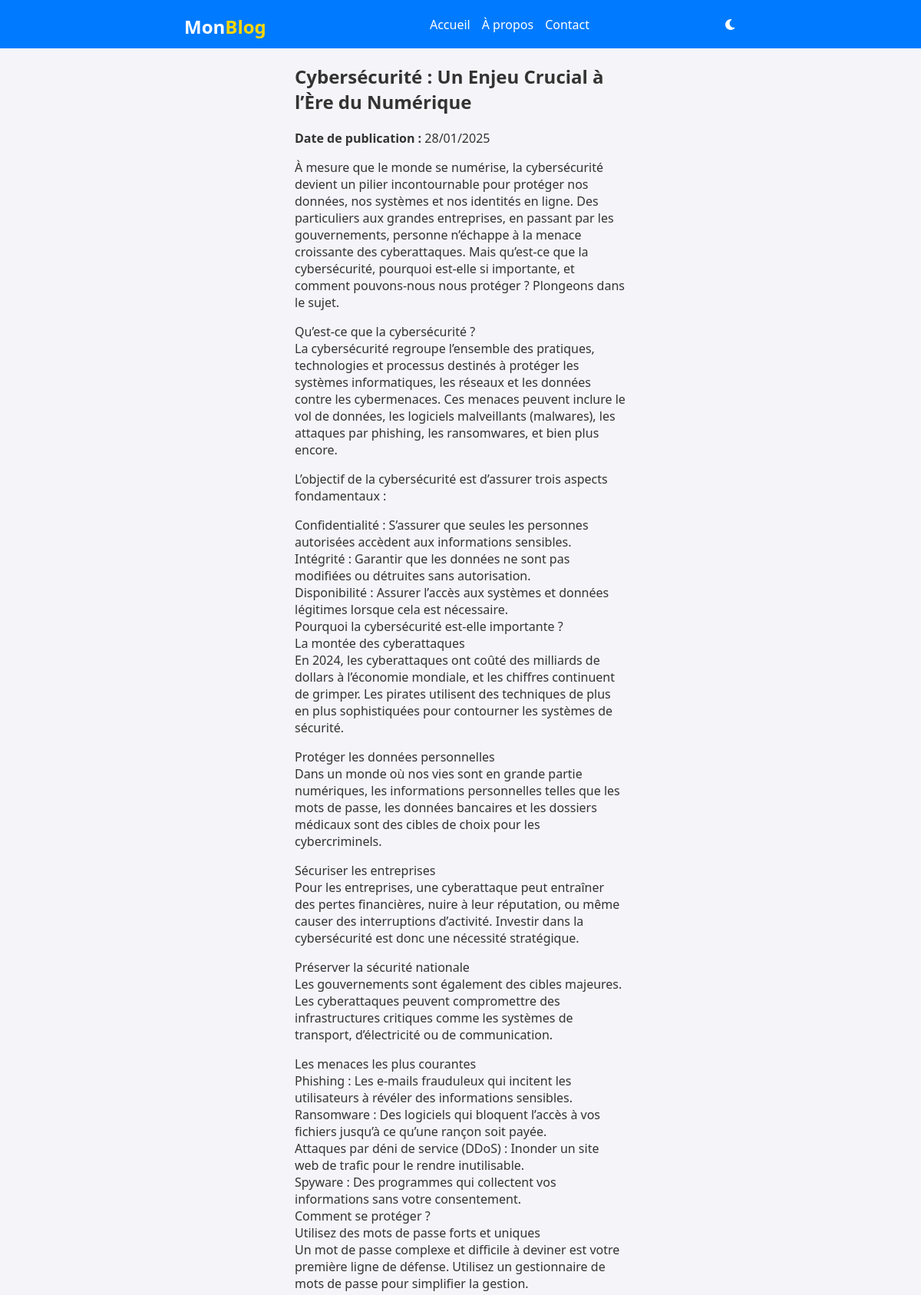
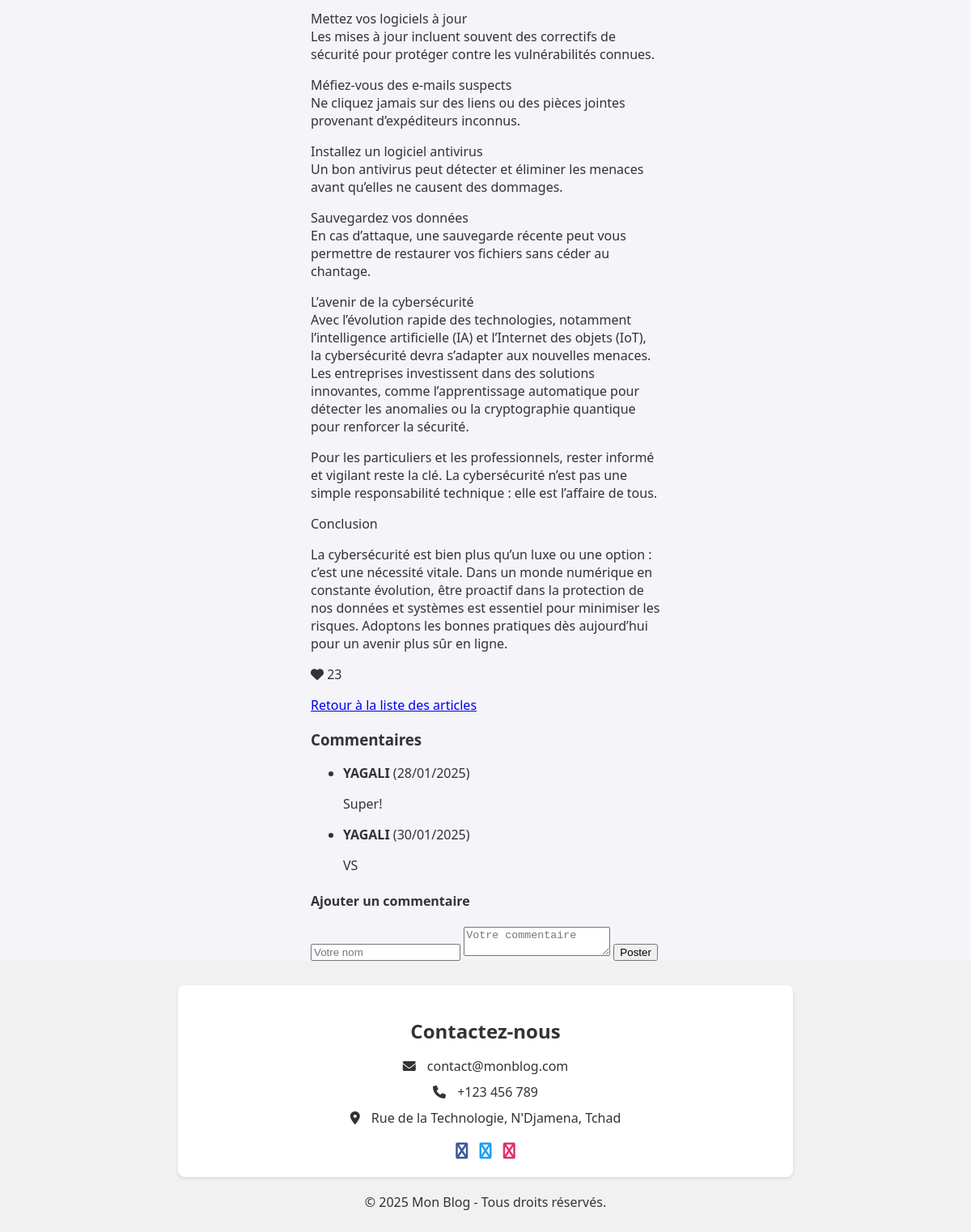
The app's page /article/1/ with its own data (2 pictures, top to bottom).
### blog/models.py (models this page shows, shortened)
class Article(models.Model):
    titre = models.CharField(max_length=200)
    contenu = models.TextField()
    date_publication = models.DateTimeField(auto_now_add=True)
    likes = models.PositiveIntegerField(default=0)

class Commentaire(models.Model):
    article = models.ForeignKey(Article, on_delete=models.CASCADE, related_name='commentaires')
    auteur = models.CharField(max_length=100)
    contenu = models.TextField()
    date_commentaire = models.DateTimeField(auto_now_add=True)

### blog/views.py (the view)
# urls.py: path('article/<int:article_id>/', views.detail_article, name='detail_article'),  # Page de détail
def detail_article(request, article_id):
    article = get_object_or_404(Article, id=article_id)  # Récupérer l'article ou retourner 404
    return render(request, 'detail_article.html', {'article': article})

### blog/templates/detail_article.html (shortened to what this page needs)
<!DOCTYPE html>
<html lang="fr">
<head>
    <link rel="stylesheet" href="https://cdnjs.cloudflare.com/ajax/libs/font-awesome/6.0.0-beta3/css/all.min.css">
</head>
<body>
    <header>
        <div class="container">
            <div class="logo">
                <h1><span>Mon</span><span class="highlight">Blog</span></h1>
            </div>
            <nav>
                <a href="/">Accueil</a>
                <a href="#">À propos</a>
                <a href="#contact">Contact</a>
            </nav>
            <i class="fas fa-moon theme-icon"></i>
        </div>
    </header>
    <main class="container">
        <div class="container">
            <h2>{{ article.titre }}</h2>
            <p><strong>Date de publication :</strong> {{ article.date_publication|date:"d/m/Y" }}</p>
            <p class="aricle-contenu">{{ article.contenu|linebreaks }}</p>
            <i id="like-icon" class="fas fa-heart like-icon"></i> <span id="like-count">{{ article.likes }}</span>
            <p><a href="{% url 'liste_articles' %}">Retour à la liste des articles</a></p>
            <h3>Commentaires</h3>
            <div class="comments-section">
                <ul>
                    {% for commentaire in article.commentaires.all|slice:":3"%}
                    <li>
                        <strong>{{ commentaire.auteur }}</strong> ({{ commentaire.date_commentaire|date:"d/m/Y" }})
                        <p>{{ commentaire.contenu }}</p>
                    </li>
                    {% empty %}
                    <li>Aucun commentaire pour l'instant. Soyez le premier !</li>
                    {% endfor %}
                </ul>
            </div>
            <h4>Ajouter un commentaire</h4>
            <div class="comment-form">
                <form method="POST" action="{% url 'ajouter_commentaire' article.id %}">
                    <input type="text" name="auteur" placeholder="Votre nom" required>
                    <textarea name="contenu" placeholder="Votre commentaire" required></textarea>
                    <button type="submit">Poster</button>
                </form>
            </div>
        </div>
    </main>
    <footer>
        <div id="contact" class="contact">
            <h2>Contactez-nous</h2>
            <ul class="contact-info">
                <li><i class="fas fa-envelope"></i> contact@monblog.com</li>
                <li><i class="fas fa-phone"></i> +123 456 789</li>
                <li><i class="fas fa-map-marker-alt"></i> Rue de la Technologie, N'Djamena, Tchad</li>
            </ul>
            <div class="social-links">
                <a href="#" class="fa fa-facebook"></a>
                <a href="#" class="fa fa-twitter"></a>
                <a href="#" class="fa fa-instagram"></a>
            </div>
        </div>
        <p>&copy; 2025 Mon Blog - Tous droits réservés.</p>
    </footer>
</body>
</html>

### blog/templates/detail_article.html (style rules this page uses)
body { font-family: 'Segoe UI', Tahoma, Geneva, Verdana, sans-serif; margin: 0; padding: 0; background-color: #f4f4f9; color: #333; display: flex; flex-direction: column; min-height: 100vh; transition: background-color 0.3s, color 0.3s; }
header { background-color: #007bff; color: #fff; padding: 10px 0; }
header .container { display: flex; justify-content: space-between; align-items: center; position: relative; }
header h1 { margin: 0; }
.logo { display: flex; justify-content: flex-start; width: 20%; }
.logo span { font-size: 1.5rem; }
.logo .highlight { color: gold; }
nav { display: flex; gap: 15px; justify-content: center; flex: 1; }
nav a { color: #fff; text-decoration: none; }
.theme-icon { cursor: pointer; transition: transform 0.3s ease; }
.container { width: 60%; margin: 0 auto; flex: 1; }
footer { background-color: #f1f1f1; color: #333; padding: 10px 0; text-align: center; }
.social-links { margin-top: 20px; }
.social-links a { margin: 0 5px; text-decoration: none; font-size: 20px; }
.social-links .fa-facebook { color: #3b5998; }
.social-links .fa-twitter { color: #1da1f2; }
.social-links .fa-instagram { color: #e1306c; }
.contact { background: #fff; padding: 20px; border-radius: 8px; box-shadow: 0 2px 4px rgba(0, 0, 0, 0.1); margin: 20px auto; width: 60%; text-align: center; }
.contact h2 { margin-bottom: 10px; }
.contact-info { list-style: none; padding: 0; }
.contact-info li { margin: 10px 0; }
.contact-info i { margin-right: 10px; }
@media (min-width: 769px) { nav { display: flex; } }

### records on screen
Article: titre "Cybersécurité : Un Enjeu Crucial à l’Ère du Numérique", date_publication "28/01/2025", contenu "À mesure que le monde se numérise, la cybersécurité devient un pilier incontournable pour protéger nos données, nos systèmes et nos identités en ligne. Des particuliers aux grandes entreprises, en passant par les gouvernements, personne n’échappe à la menace croissante des cyberattaques. Mais qu’est-ce que la cybersécurité, pourquoi est-elle si importante, et comment pouvons-nous nous protéger ? Plongeons dans le sujet. Qu’est-ce que la cybersécurité ? La cybersécurité regroupe l’ensemble des pratiques, technologies et processus destinés à protéger les systèmes informatiques, les réseaux et les données contre les cybermenaces. Ces menaces peuvent inclure le vol de données, les logiciels…", likes "23"
Commentaire: auteur "YAGALI", date_commentaire "28/01/2025", contenu "Super!"
Commentaire: auteur "YAGALI", date_commentaire "30/01/2025", contenu "VS"
